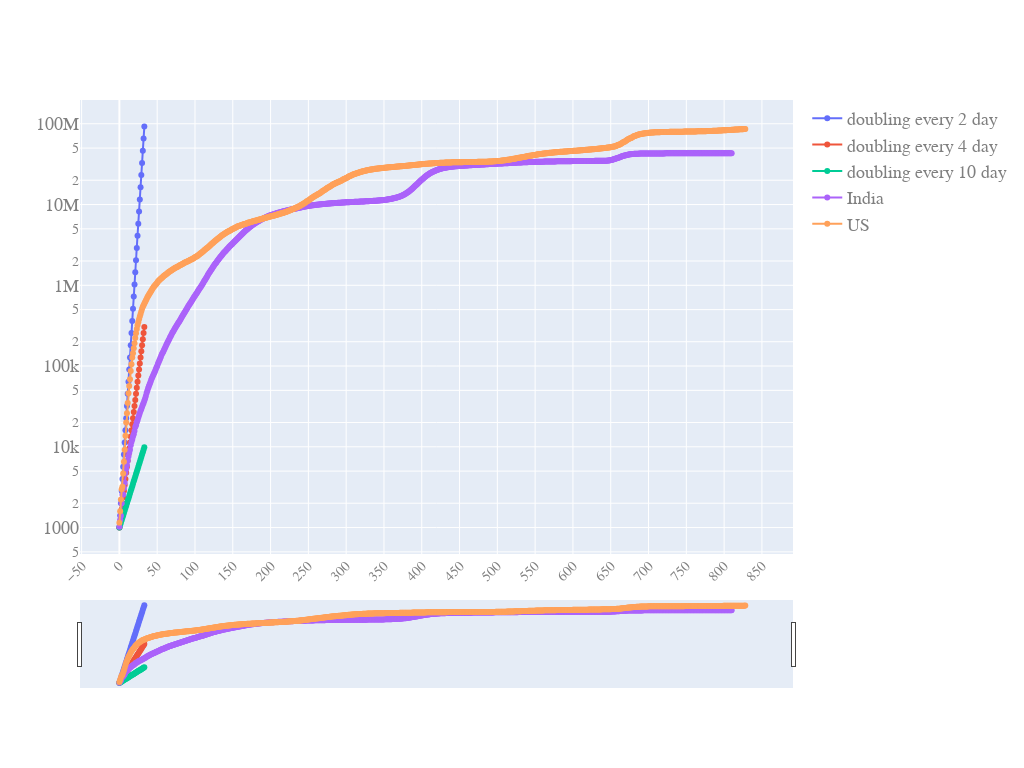

Notebook cell for this chart:
### Code cell
quick_plot(pd_sync_timelines_w_slope.date,
          pd_sync_timelines_w_slope.iloc[:,0:5],
          y_scale = 'log',
          slider = True)

### Figure 1 — Plotly figure (JSON) as saved in the notebook; plotly's stock layout.template omitted (floating-point values rounded to 4 significant figures; data arrays with more than 128 entries replaced by an {"elided": "..."} marker saying what was removed)
{"data": [{"mode": "markers+lines", "name": "doubling every 2 day", "type": "scatter", "x": {"elided": "840 int values"}, "y": {"elided": "840 float values"}}, {"mode": "markers+lines", "name": "doubling every 4 day", "type": "scatter", "x": {"elided": "840 int values"}, "y": {"elided": "840 float values"}}, {"mode": "markers+lines", "name": "doubling every 10 day", "type": "scatter", "x": {"elided": "840 int values"}, "y": {"elided": "840 float values"}}, {"mode": "markers+lines", "name": "India", "type": "scatter", "x": {"elided": "840 int values"}, "y": {"elided": "840 int values"}}, {"mode": "markers+lines", "name": "US", "type": "scatter", "x": {"elided": "840 int values"}, "y": {"elided": "840 int values"}}], "layout": {"autosize": true, "font": {"color": "#7f7f7f", "family": "PT Sans, monospace", "size": 18}, "height": 768, "width": 1024, "xaxis": {"nticks": 20, "rangeslider": {"visible": true}, "tickangle": -45, "tickfont": {"color": "#7f7f7f", "size": 14}}, "yaxis": {"type": "log"}}}
